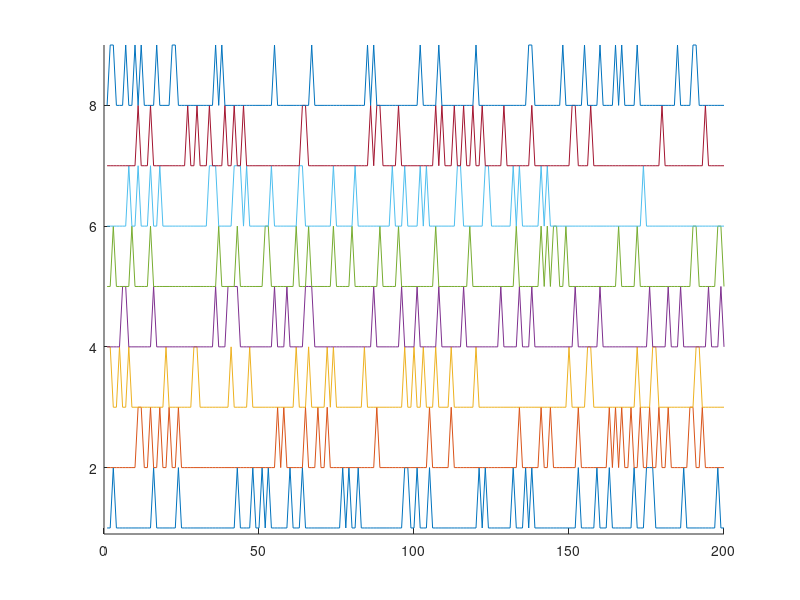
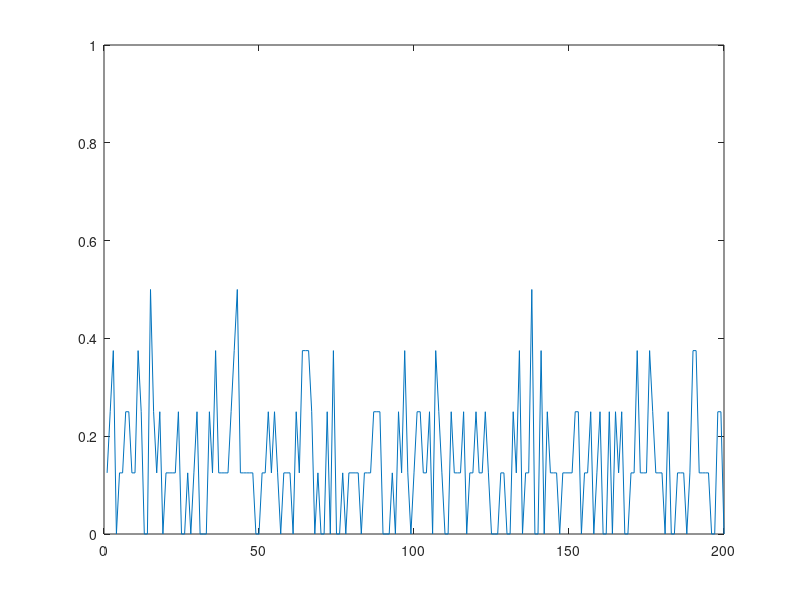
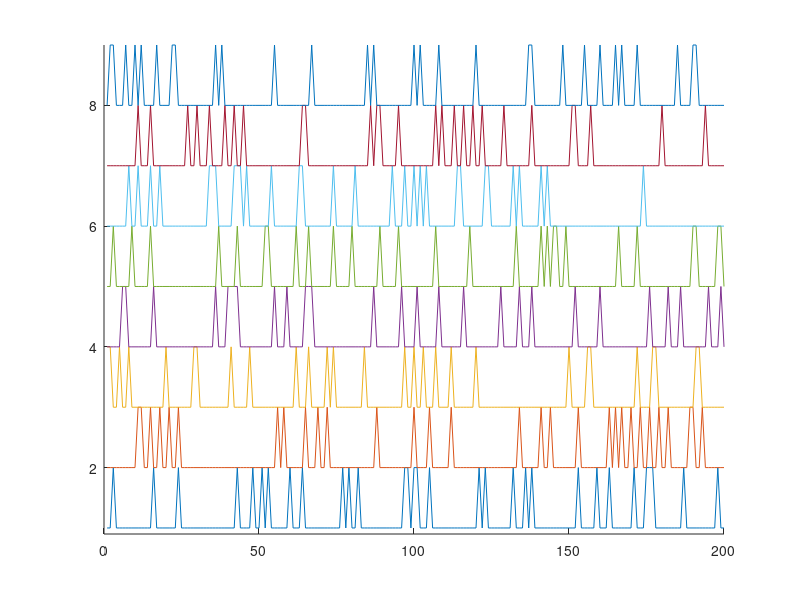
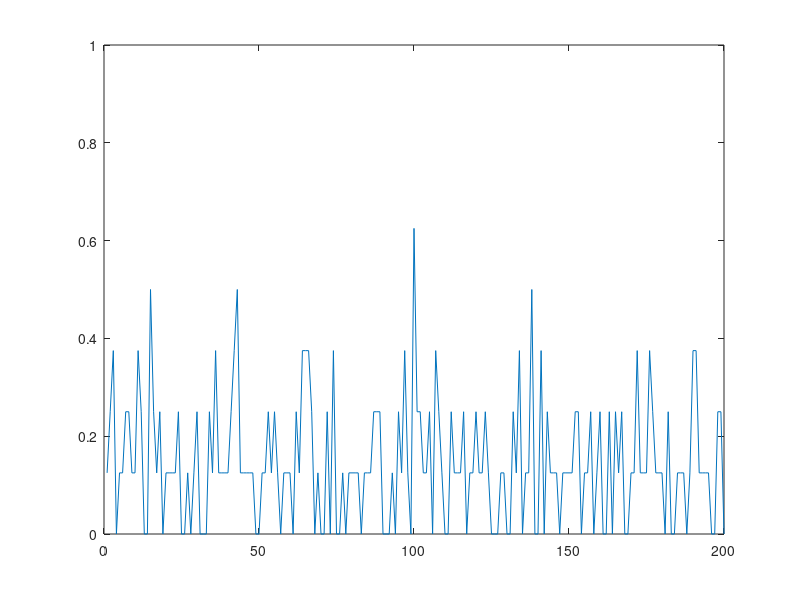

Source code (MATLAB) for these figures, in order:
clear all

%% Random spikes 

numits = 8; % How many neurons 

len = 200; % Duration of the epoch
numspikes = 30; % Number of spikes per epoch

z = zeros(1,len); % Empty time window, no spikes
t = 1:len; % Time steps

% Make each neuron
for j=numits:-1:1
    neuron(:,j) = z; 
    tt = randi(len,[1,numspikes]); % Random time indexes...
    neuron(tt,j) = 1; % Are set to one, which is the spike
end

% Calculate the downstream response to all neural inputs
    avgDownStream = sum(neuron');
    avgDownStream = avgDownStream / numits;

% Plot all or some of the raw spike trains
maxnumtrainstoshow = 50;
figure(27); clf; hold on;
    for j=1:min([maxnumtrainstoshow, numits])
        plot(t, neuron(:,j)+j);
    end
    ylim([0.9, min([maxnumtrainstoshow+1, numits+1])])

% Plot the downstream neural response
    figure(28); clf; 
        plot(t, avgDownStream); ylim([0 1]);

%% Signal

detectionChance = 0.50; % Chance that a neuron will detect the event (range 0-1)


neuronDetector = neuron;

detections = find(rand(1,numits) >= detectionChance);
neuronDetector(round(len/2),detections) = 1;

% Calculate the downstream response to all neural inputs
    avgDownStreamDetector = sum(neuronDetector');
    avgDownStreamDetector = avgDownStreamDetector / numits;


figure(29); clf; hold on;
    for j=1:min([maxnumtrainstoshow, numits])
        plot(t, neuronDetector(:,j)+j);
    end
    ylim([0.9, min([maxnumtrainstoshow+1, numits+1])])

% Plot the downstream neural response
    figure(30); clf; 
        plot(t, avgDownStreamDetector); ylim([0 1]);
